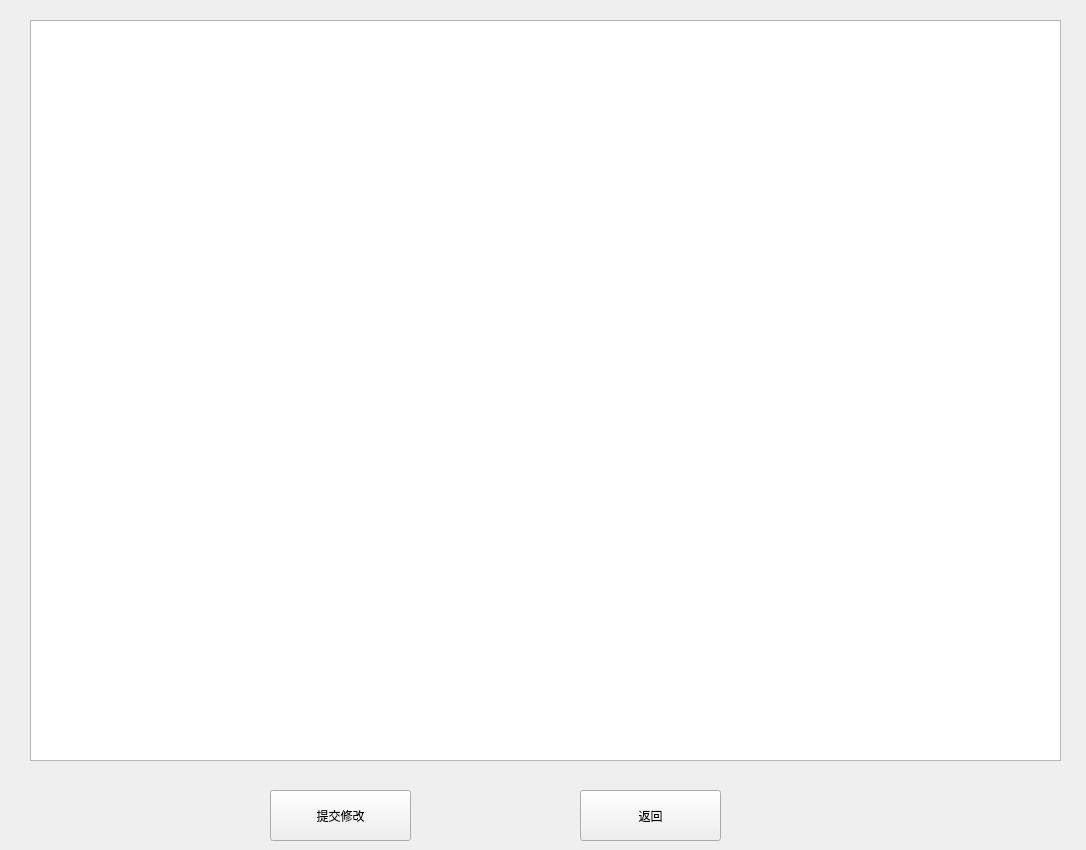
<?xml version="1.0" encoding="UTF-8"?>
<ui version="4.0">
 <class>Form</class>
 <widget class="QWidget" name="Form">
  <property name="geometry">
   <rect>
    <x>0</x>
    <y>0</y>
    <width>1086</width>
    <height>850</height>
   </rect>
  </property>
  <property name="windowTitle">
   <string>Form</string>
  </property>
  <widget class="QTableWidget" name="tableWidget">
   <property name="geometry">
    <rect>
     <x>30</x>
     <y>20</y>
     <width>1031</width>
     <height>741</height>
    </rect>
   </property>
  </widget>
  <widget class="QPushButton" name="pushButton">
   <property name="geometry">
    <rect>
     <x>270</x>
     <y>790</y>
     <width>141</width>
     <height>51</height>
    </rect>
   </property>
   <property name="text">
    <string>提交修改</string>
   </property>
  </widget>
  <widget class="QPushButton" name="pushButton_2">
   <property name="geometry">
    <rect>
     <x>580</x>
     <y>790</y>
     <width>141</width>
     <height>51</height>
    </rect>
   </property>
   <property name="text">
    <string>返回</string>
   </property>
  </widget>
 </widget>
 <resources/>
 <connections/>
</ui>
